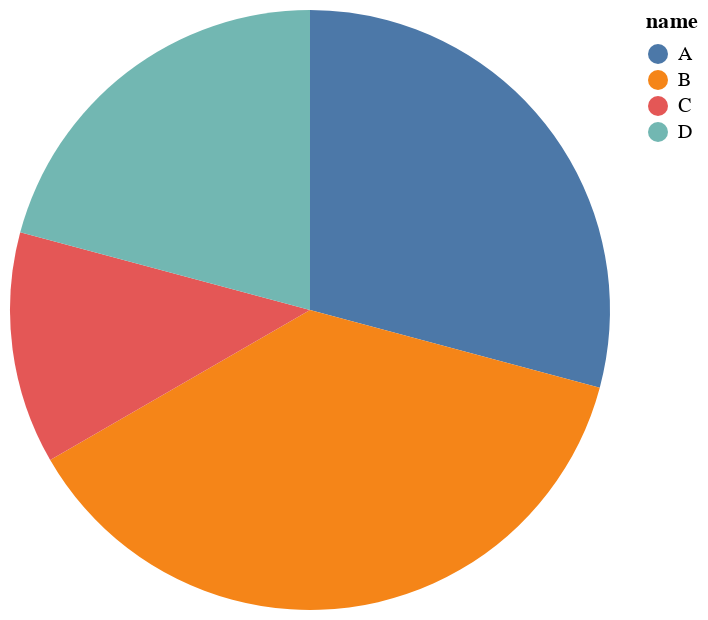

Notebook cell for this chart:
### Markdown cell above
# Using only Vega-Altair

### Code cell
# import packages 
import altair as alt 

# create data 
data = alt.Data(values=[{'name': 'A', 'value': 7},
                        {'name': 'B', 'value': 9},
                        {'name': 'C', 'value': 3},
                        {'name': 'D', 'value': 5},
                       ])
# plot 
alt.Chart(data).mark_arc().encode(
    theta="value:Q",
    color="name:N"
)

### Figure 1 — Vega-Lite specification as saved in the notebook (floating-point values rounded to 4 significant figures)
{"config": {"view": {"continuousWidth": 300, "continuousHeight": 300}}, "data": {"values": [{"name": "A", "value": 7}, {"name": "B", "value": 9}, {"name": "C", "value": 3}, {"name": "D", "value": 5}]}, "mark": {"type": "arc"}, "encoding": {"color": {"field": "name", "type": "nominal"}, "theta": {"field": "value", "type": "quantitative"}}, "$schema": "https://vega.github.io/schema/vega-lite/v5.16.3.json"}
